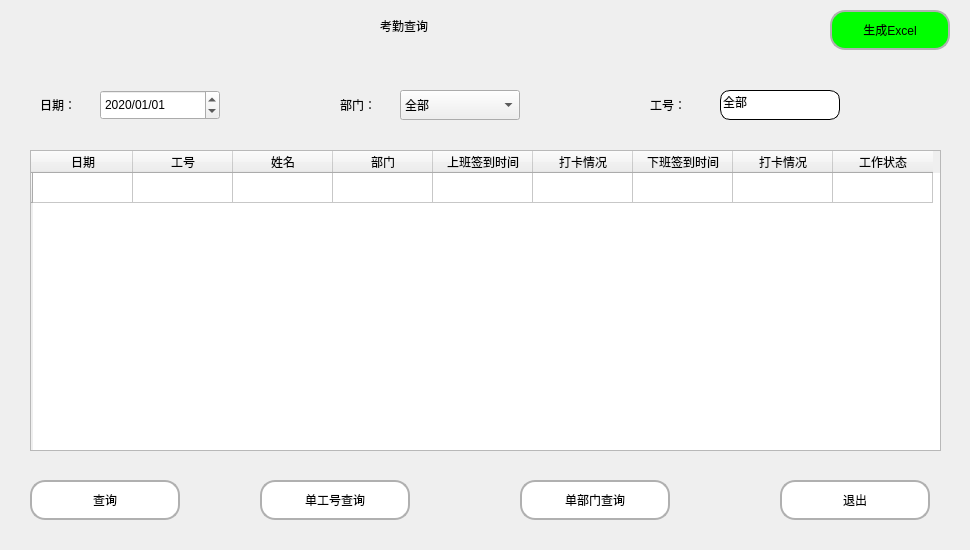
<?xml version="1.0" encoding="UTF-8"?>
<ui version="4.0">
 <class>Attendance</class>
 <widget class="QWidget" name="Attendance">
  <property name="geometry">
   <rect>
    <x>0</x>
    <y>0</y>
    <width>970</width>
    <height>550</height>
   </rect>
  </property>
  <property name="minimumSize">
   <size>
    <width>970</width>
    <height>550</height>
   </size>
  </property>
  <property name="maximumSize">
   <size>
    <width>970</width>
    <height>550</height>
   </size>
  </property>
  <property name="windowTitle">
   <string>Form</string>
  </property>
  <widget class="QPushButton" name="btnQuery">
   <property name="geometry">
    <rect>
     <x>30</x>
     <y>480</y>
     <width>150</width>
     <height>40</height>
    </rect>
   </property>
   <property name="styleSheet">
    <string notr="true">QPushButton {
		color:rgb(0,0,0);
		border: 2px solid #b0b0b0;
background-color: rgb(255, 255, 255);
		border-radius:15px;
		min-width:80px
}QPushButton:hover{ 
color:rgb(255, 255, 255);
background-color: rgb(200, 200, 200);
border:2px solid  #b0b0b0;
border-radius:15px;
}
QPushButton:pressed{
color:rgb(0, 0, 0);
background-color: rgb(255, 255, 255);
border:2px solid  #b0b0b0;
border-radius:15px;
}</string>
   </property>
   <property name="text">
    <string>查询</string>
   </property>
  </widget>
  <widget class="QPushButton" name="btnOut">
   <property name="geometry">
    <rect>
     <x>780</x>
     <y>480</y>
     <width>150</width>
     <height>40</height>
    </rect>
   </property>
   <property name="styleSheet">
    <string notr="true">QPushButton {
		color:rgb(0,0,0);
		border: 2px solid #b0b0b0;
background-color: rgb(255, 255, 255);
		border-radius:15px;
		min-width:80px
}QPushButton:hover{ 
color:rgb(255, 255, 255);
background-color: rgb(200, 200, 200);
border:2px solid  #b0b0b0;
border-radius:15px;
}
QPushButton:pressed{
color:rgb(0, 0, 0);
background-color: rgb(255, 255, 255);
border:2px solid  #b0b0b0;
border-radius:15px;
}</string>
   </property>
   <property name="text">
    <string>退出</string>
   </property>
  </widget>
  <widget class="QLabel" name="label">
   <property name="geometry">
    <rect>
     <x>380</x>
     <y>0</y>
     <width>180</width>
     <height>51</height>
    </rect>
   </property>
   <property name="styleSheet">
    <string notr="true">font: 22pt &quot;宋体&quot;;</string>
   </property>
   <property name="text">
    <string>考勤查询</string>
   </property>
  </widget>
  <widget class="QLabel" name="label_2">
   <property name="geometry">
    <rect>
     <x>40</x>
     <y>90</y>
     <width>70</width>
     <height>30</height>
    </rect>
   </property>
   <property name="styleSheet">
    <string notr="true">font: 12pt &quot;宋体&quot;;</string>
   </property>
   <property name="text">
    <string>日期：</string>
   </property>
  </widget>
  <widget class="QLabel" name="label_3">
   <property name="geometry">
    <rect>
     <x>340</x>
     <y>90</y>
     <width>70</width>
     <height>30</height>
    </rect>
   </property>
   <property name="styleSheet">
    <string notr="true">font: 12pt &quot;宋体&quot;;</string>
   </property>
   <property name="text">
    <string>部门：</string>
   </property>
  </widget>
  <widget class="QDateEdit" name="dateEdit">
   <property name="geometry">
    <rect>
     <x>100</x>
     <y>90</y>
     <width>120</width>
     <height>30</height>
    </rect>
   </property>
   <property name="dateTime">
    <datetime>
     <hour>0</hour>
     <minute>0</minute>
     <second>0</second>
     <year>2020</year>
     <month>1</month>
     <day>1</day>
    </datetime>
   </property>
   <property name="displayFormat">
    <string>yyyy/MM/dd</string>
   </property>
  </widget>
  <widget class="QComboBox" name="combDepart">
   <property name="geometry">
    <rect>
     <x>400</x>
     <y>90</y>
     <width>120</width>
     <height>30</height>
    </rect>
   </property>
   <item>
    <property name="text">
     <string>全部</string>
    </property>
   </item>
   <item>
    <property name="text">
     <string>行政部</string>
    </property>
   </item>
   <item>
    <property name="text">
     <string>工程部</string>
    </property>
   </item>
   <item>
    <property name="text">
     <string>技术部</string>
    </property>
   </item>
   <item>
    <property name="text">
     <string>销售部</string>
    </property>
   </item>
  </widget>
  <widget class="QLabel" name="label_4">
   <property name="geometry">
    <rect>
     <x>650</x>
     <y>90</y>
     <width>70</width>
     <height>30</height>
    </rect>
   </property>
   <property name="styleSheet">
    <string notr="true">font: 12pt &quot;宋体&quot;;</string>
   </property>
   <property name="text">
    <string>工号：</string>
   </property>
  </widget>
  <widget class="QLineEdit" name="lineSno">
   <property name="geometry">
    <rect>
     <x>720</x>
     <y>90</y>
     <width>120</width>
     <height>30</height>
    </rect>
   </property>
   <property name="styleSheet">
    <string notr="true">color:rgb(0,0,0);
border: 1px solid #000000;
background-color: rgb(255, 255, 255);
border-radius:10px;
</string>
   </property>
   <property name="text">
    <string>全部</string>
   </property>
  </widget>
  <widget class="QTableWidget" name="tableWidget">
   <property name="geometry">
    <rect>
     <x>30</x>
     <y>150</y>
     <width>911</width>
     <height>301</height>
    </rect>
   </property>
   <row>
    <property name="text">
     <string/>
    </property>
   </row>
   <column>
    <property name="text">
     <string>日期</string>
    </property>
   </column>
   <column>
    <property name="text">
     <string>工号</string>
    </property>
   </column>
   <column>
    <property name="text">
     <string>姓名</string>
    </property>
   </column>
   <column>
    <property name="text">
     <string>部门</string>
    </property>
   </column>
   <column>
    <property name="text">
     <string>上班签到时间</string>
    </property>
   </column>
   <column>
    <property name="text">
     <string>打卡情况</string>
    </property>
   </column>
   <column>
    <property name="text">
     <string>下班签到时间</string>
    </property>
   </column>
   <column>
    <property name="text">
     <string>打卡情况</string>
    </property>
   </column>
   <column>
    <property name="text">
     <string>工作状态</string>
    </property>
   </column>
  </widget>
  <widget class="QPushButton" name="btnSno">
   <property name="geometry">
    <rect>
     <x>260</x>
     <y>480</y>
     <width>150</width>
     <height>40</height>
    </rect>
   </property>
   <property name="styleSheet">
    <string notr="true">QPushButton {
		color:rgb(0,0,0);
		border: 2px solid #b0b0b0;
background-color: rgb(255, 255, 255);
		border-radius:15px;
		min-width:80px
}QPushButton:hover{ 
color:rgb(255, 255, 255);
background-color: rgb(200, 200, 200);
border:2px solid  #b0b0b0;
border-radius:15px;
}
QPushButton:pressed{
color:rgb(0, 0, 0);
background-color: rgb(255, 255, 255);
border:2px solid  #b0b0b0;
border-radius:15px;
}</string>
   </property>
   <property name="text">
    <string>单工号查询</string>
   </property>
  </widget>
  <widget class="QPushButton" name="btnDepart">
   <property name="geometry">
    <rect>
     <x>520</x>
     <y>480</y>
     <width>150</width>
     <height>40</height>
    </rect>
   </property>
   <property name="styleSheet">
    <string notr="true">QPushButton {
		color:rgb(0,0,0);
		border: 2px solid #b0b0b0;
background-color: rgb(255, 255, 255);
		border-radius:15px;
		min-width:80px
}QPushButton:hover{ 
color:rgb(255, 255, 255);
background-color: rgb(200, 200, 200);
border:2px solid  #b0b0b0;
border-radius:15px;
}
QPushButton:pressed{
color:rgb(0, 0, 0);
background-color: rgb(255, 255, 255);
border:2px solid  #b0b0b0;
border-radius:15px;
}</string>
   </property>
   <property name="text">
    <string>单部门查询</string>
   </property>
  </widget>
  <widget class="QPushButton" name="btnExcel">
   <property name="geometry">
    <rect>
     <x>830</x>
     <y>10</y>
     <width>120</width>
     <height>40</height>
    </rect>
   </property>
   <property name="styleSheet">
    <string notr="true">QPushButton {
		color:rgb(0,0,0);
		border: 2px solid #b0b0b0;
background-color:rgb(0, 255, 0);
		border-radius:15px;
		min-width:80px
}QPushButton:hover{ 
color:rgb(255, 255, 255);
background-color: rgb(0, 170,0);
border:2px solid  #b0b0b0;
border-radius:15px;
}
QPushButton:pressed{
color:rgb(0, 0, 0);
background-color: rgb(0, 255, 0);
border:2px solid  #b0b0b0;
border-radius:15px;
}</string>
   </property>
   <property name="text">
    <string>生成Excel</string>
   </property>
  </widget>
 </widget>
 <resources/>
 <connections/>
</ui>
